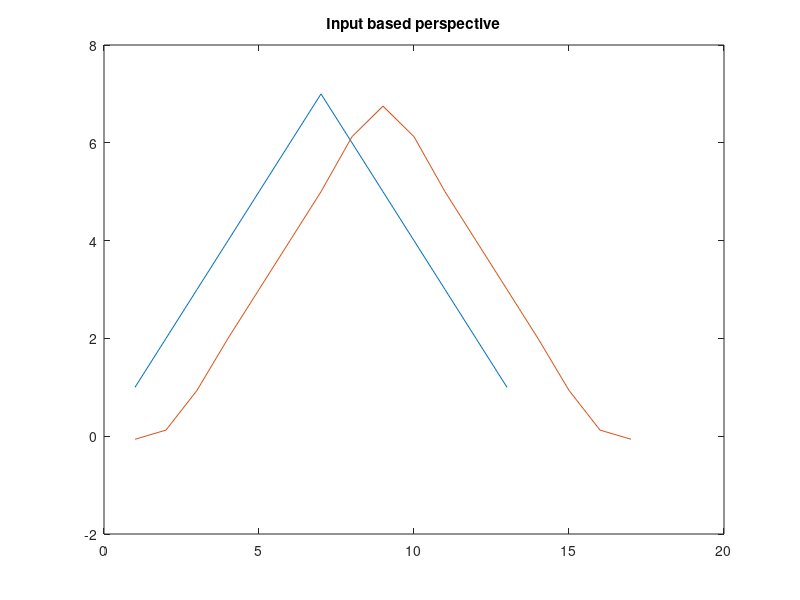
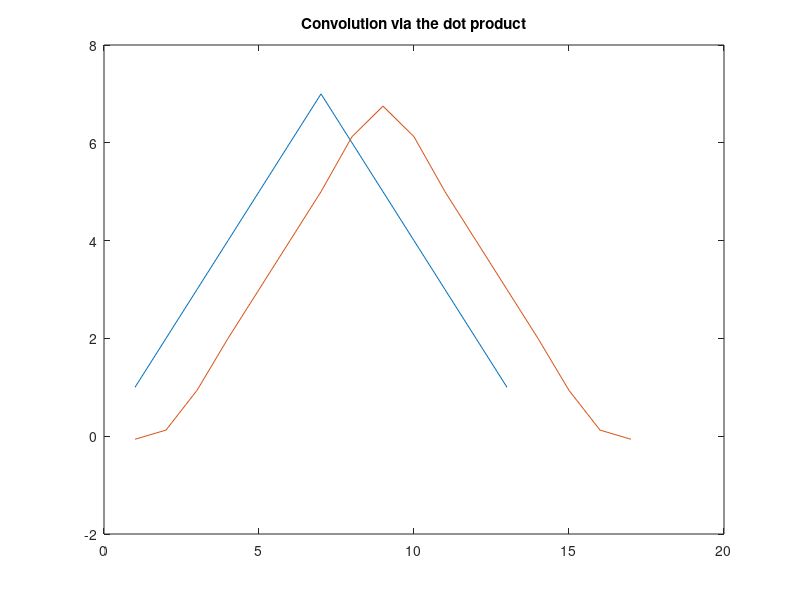
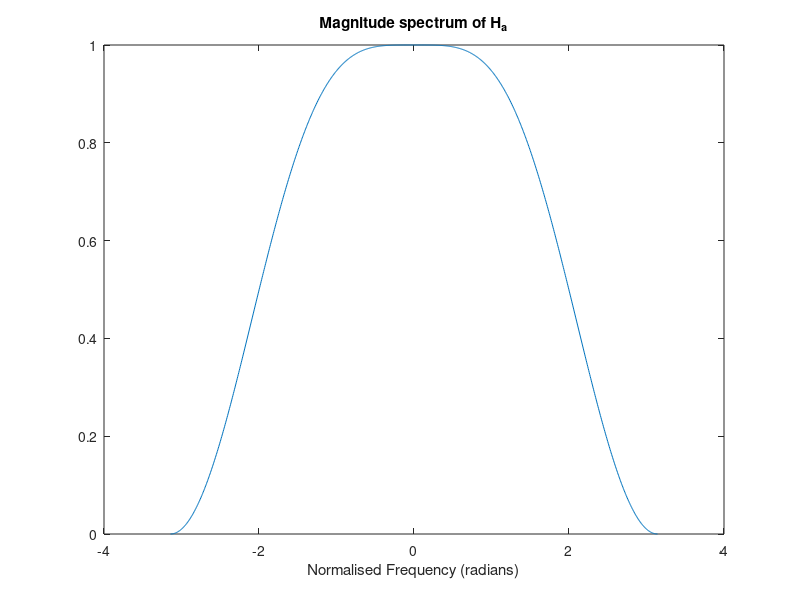
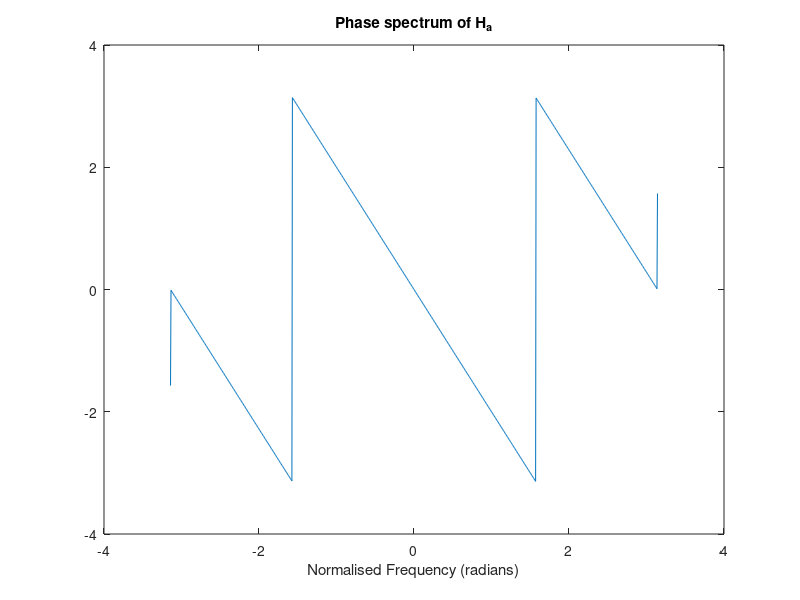

These figures' MATLAB source, in order:
%% Lab 1 Q2 Solutions
% Written by Antoni Dimitriadis.

%%
clear variables;
close all;

%% 2a
h_a = [-0.0625,0.25,0.625,0.25,-0.0625];
x = [1,2,3,4,5,6,7,6,5,4,3,2,1];
y1 = zeros(1,length(x)+length(h_a)-1);

for n = 1:length(x)
    y1(n:n+length(h_a)-1) = y1(n:n+length(h_a)-1) + x(n)*h_a;
end

plot(x);
hold on;
plot(y1);
title("Input based perspective");

%% 2b
y2 = zeros(length(x)+length(h_a)-1,1);
x = [0,0,0,0,x,0,0,0,0];

for n = 1:length(y2)
   y2(n) = sum(x(n:n+length(h_a)-1).* flip(h_a));
end

figure;
plot(x(length(h_a):end-length(h_a)+1));
hold on;
plot(y2);
title("Convolution via the dot product");

%% 2c
theta = linspace(-pi,pi,1000);

H_a = zeros(length(theta),1);

for l = 1:length(theta)
    for n = 1:length(h_a)
        H_a(l) = H_a(l) + h_a(n)*exp((-1j)*(n-1)*theta(l));
    end
end

figure;
plot(theta,abs(H_a));
title("Magnitude spectrum of H_a");
xlabel("Normalised Frequency (radians)");

figure;
plot(theta,angle(H_a));
title("Phase spectrum of H_a");
xlabel("Normalised Frequency (radians)");

% THE FILTER IS LINEAR PHASE (since it is symmetric)

%% 2d

h_b = [-0.1,0.6,0.6,-0.1];
x = [1,2,3,4,5,6,7,6,5,4,3,2,1];
y3 = zeros(1,length(x)+length(h_b)-1);

for n = 1:length(x)
    y3(n:n+length(h_b)-1) = y3(n:n+length(h_b)-1) + x(n)*h_b;
end

figure;
plot(x);
hold on;
plot(y3);
title("Input x and output y3");

H_b = zeros(length(theta),1);

for l = 1:length(theta)
    for n = 1:length(h_b)
        H_b(l) = H_b(l) + h_b(n)*exp((-1j)*(n-1)*theta(l));
    end
end

figure;
subplot(2,1,1);
plot(theta,abs(H_b));
title("Magnitude spectrum of H_b");
xlabel("Normalised Frequency (radians)");

subplot(2,1,2);
plot(theta,angle(H_b));
title("Phase spectrum of H_b");
xlabel("Normalised Frequency (radians)");

% FILTER IS LINEAR PHASE (can tell since it is symmetric)

%% 2e

h_c = [0.2,0.5,0.2,0.1];
x = [1,2,3,4,5,6,7,6,5,4,3,2,1];
y4 = zeros(1,length(x)+length(h_c)-1);

for n = 1:length(x)
    y4(n:n+length(h_c)-1) = y4(n:n+length(h_c)-1) + x(n)*h_c;
end

figure;
plot(x);
hold on;
plot(y4);
title("y4");

H_c = zeros(length(theta),1);

for l = 1:length(theta)
    for n = 1:length(h_c)
        H_c(l) = H_c(l) + h_c(n)*exp((-1j)*(n-1)*theta(l));
    end
end

figure;
subplot(2,1,1);
plot(theta,abs(H_c));
title("Magnitude spectrum of H_c");
xlabel("Normalised Frequency (radians)");

subplot(2,1,2);
plot(theta,angle(H_c));
title("Phase spectrum of H_c");
xlabel("Normalised Frequency (radians)");

% FILTER IS NOT LINEAR PHASE